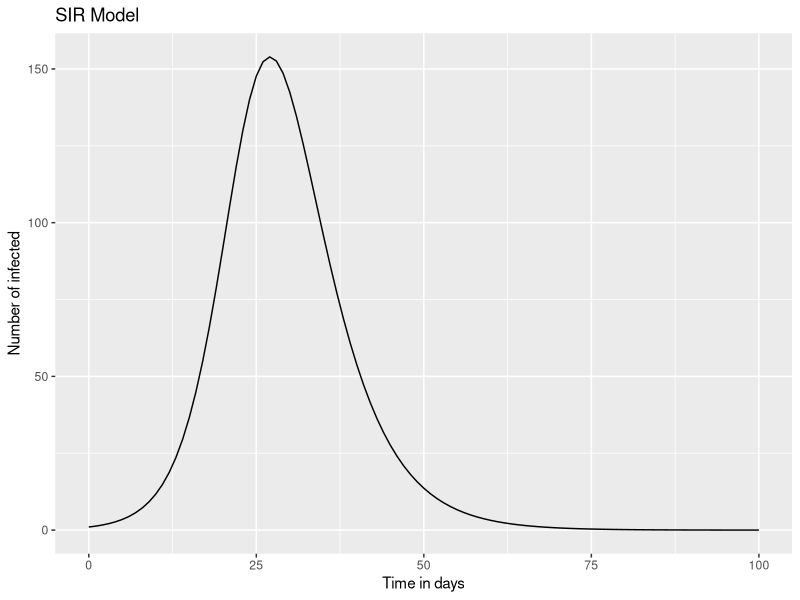
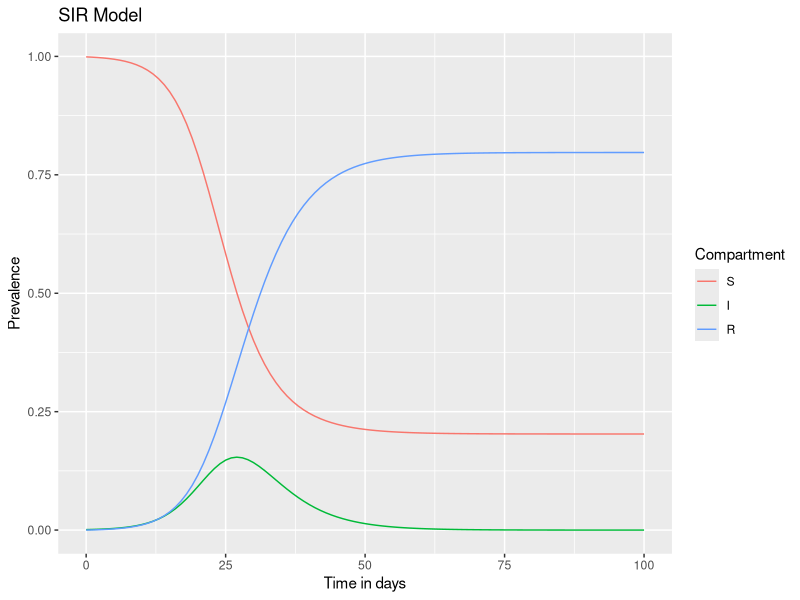
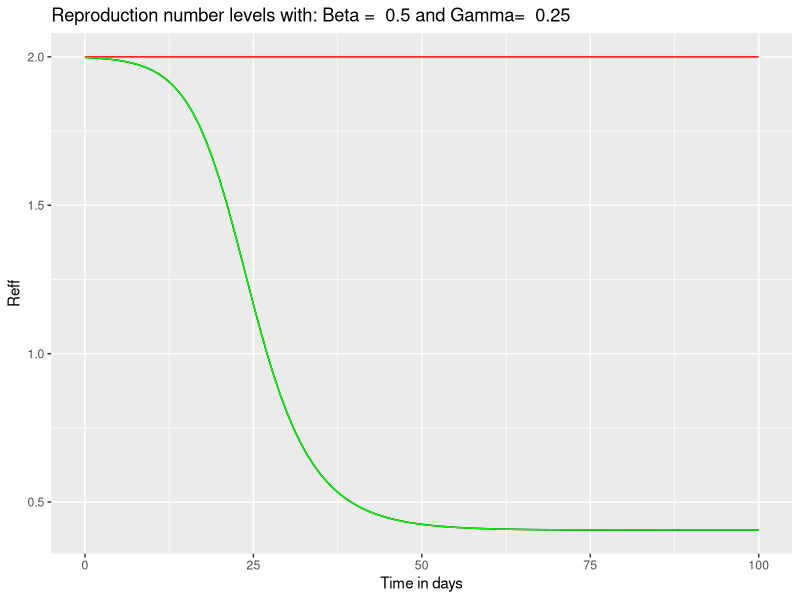
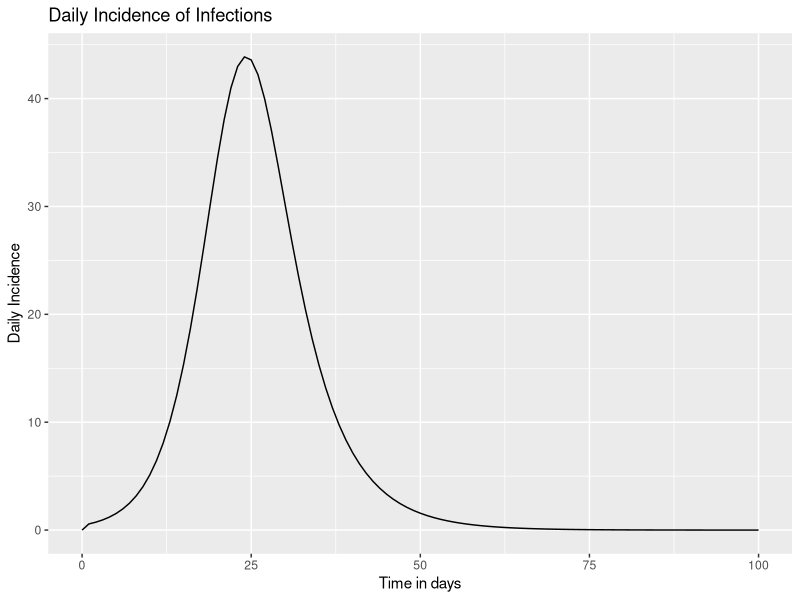

Recreate these plots in R, in order. (Note: this script raises an error after producing the figures.)
#SIR Modelling (basic)

#library:
install.packages("deSolve")
library(deSolve)
install.packages("reshape2")
library(reshape2)
install.packages("ggplot2")
library(ggplot2)

#inputs
N<-1000 #population
state_values<-c(S=N-1, #susceptible
                I=1,  #infected
                R=0)  #recovered

parameters <- c(beta<- 1/2, #infection rate days ^-1
                gamma<-1/4) #recovery rate days ^-1

#Timeframe
times<-seq(0,100,by=1)

#Model
sir_model<-function(time, state, parameters){
  with(as.list(c(state,parameters)),{
    N<-S+I+R
    lambda=beta*(I/N)
    dS=-lambda*S
    dI=lambda*S-gamma*I
    dR=gamma*I
    return(list(c(dS,dI,dR)))
    })
}



#Outputs

#Calculation of differtial equations

output<-as.data.frame(ode(y=state_values,
                          times=times,
                          func=sir_model,
                          parms=parameters))

output
time<-output[,"time"]

output_full<-melt(as.data.frame(output),id='time')
#The purpose of the melt function is to transform a wide-format data frame into a long-format data frame. 


output_full$proportion<-output_full$value/sum(state_values)
#sum(state_values)=1000
output_full

#Plot

ggplot(data = output, aes(x = time, y = I)) +
  geom_line() +
  xlab("Time in days") +
  ylab("Number of infected") +
  labs(title = "SIR Model")

ggplot(output_full,aes(x=time,y=proportion, color=variable, gropu=variable))+
  geom_line()+
  xlab('Time in days')+
  ylab("Prevalence")+
  labs(color='Compartment',title='SIR Model')

#Effective Reproduction Number
output$reff<-parameters[1]/parameters[2]*output$S/(output$S+output$I+output$R)
output$reff
output$R0 <- parameters[1]/parameters[2]
output$R0
ggplot()+
  geom_line(data=output,aes(x=time,y=reff))+
  geom_line(data=output,aes(x=time,y=R0),color='red')+
  geom_line(data=output,aes(x=time,y=reff),color='green')+
  xlab("Time in days")+
  ylab("Reff")+
  labs(title=paste("Reproduction number levels with: Beta = ",parameters[1],"and Gamma= ",parameters[2]))



#To get incidence data from the infected dataset (To extract the daily incidence data from the output of the number of infected people, you can calculate the difference between the number of infected individuals on consecutive days. This will give you the number of newly infected people on each day. )

# Calculate daily incidence
output$daily_incidence <- -c(0, diff(output$S))
output

# Plot daily incidence
ggplot(data = output, aes(x = time, y = daily_incidence)) +
  geom_line() +
  xlab("Time in days") +
  ylab("Daily Incidence") +
  labs(title = "Daily Incidence of Infections")

x <- matrix(0,nrow=length(time),ncol=2)
x
x[,1]<-time
x[,2]<-output$daily_incidence


#Write to Excel
write.csv(x, file = "C:/Users/hp/OneDrive/Desktop/Shraddha laptop backup/Sumali Mam/codes/SIR_Simulation", row.names = FALSE)
